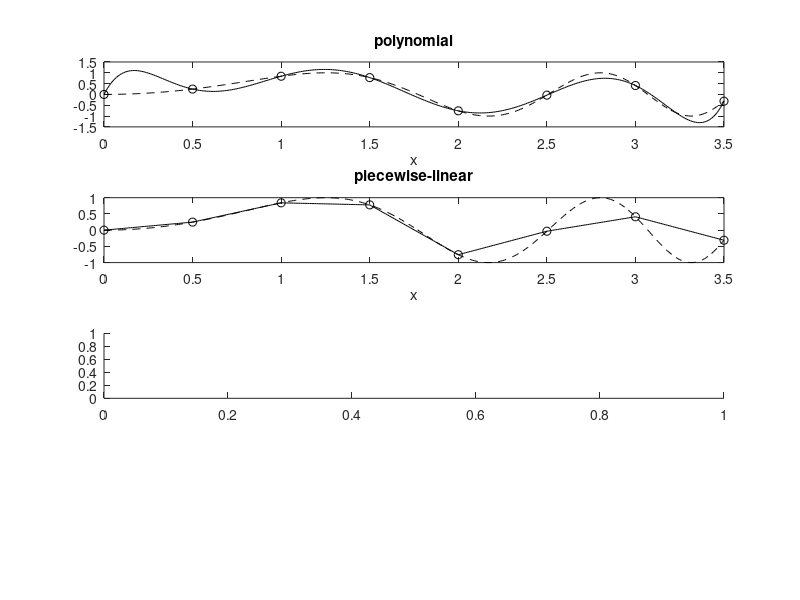

The MATLAB script that drew this image: (Note: this script raises an error after producing the figure.)
% COMPARESPLINES  Compare four different ways of drawing a curve through data.

x = 0.0:0.5:3.5;
y = sin(x.^2);

xx = 0:.01:3.5;
for q = 1:4
    subplot(4,1,q)
    switch q
        case 1
            n = length(x) - 1;
            plot(xx,polyval(polyfit(x,y,n),xx),'k')
            title('polynomial')
        case 2
            p1 = interp1(x, y, xx);
            plot(xx,p1,'k')
            title('piecewise-linear')
        case 3
            [a, b, c] = quadspline(x,y);
            plotqs(x,y,a,b,c)
            title('quadratic spline')
        case 4
            plot(xx,ppval(spline(x,y),xx),'k')
            title('cubic spline')
        otherwise
            error('invalid case')
    end % switch
    % show the data as markers and f(x) as dashed
    hold on, plot(x,y,'ko',xx,sin(xx.^2),'k--'), hold off
    xlabel x
end % for
